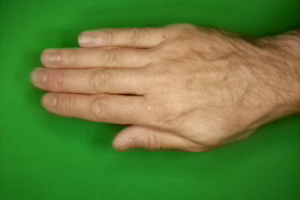
#> input picture sample/paper_1.png, 300 x 200 px; its folder holds only this picture in this run
$ python -i image_utils.py   (imports and definitions only)
#> lines starting #> are read from the running program, lines starting #| are printed output that depends on the picture
import cv2
import numpy as np
import glob
import matplotlib.pyplot as plt

from PIL import Image
from collections import Counter
from sklearn.preprocessing import LabelEncoder

def image_loader(image_path, resize=(64, 64)):
#> called with image_path = '../../sample/paper_1.png', resize = (64, 64)
    if image_path.split("/")[-1].split(".")[1].lower() == 'png':
        image = Image.open(image_path).convert('RGB')
#> image is the input picture: PIL image 300x200 RGB; mean R, G, B 96.6, 127, 58.1
        image = np.array(image)
    else:
        image = cv2.imread(image_path)
        image = cv2.cvtColor(image, cv2.COLOR_BGR2RGB)

    return np.divide(cv2.resize(image, resize), 255)
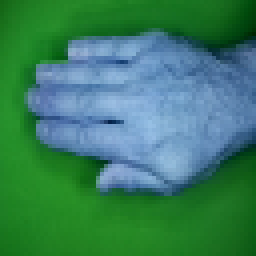
#> returned value: shape (64, 64, 3) float64 (shown 4 times larger); mean of channels 0, 1, 2 0.379, 0.498, 0.228; drawn as B, G, R

def show_image(image, label):
    plt.imshow(image)
    print("Corresponding label : {}".format(label))

# [72 lines left out: functions show_image_number, load_numpy_dataset, dataset_ratio_check, load_samples, show_classification_result, not called in this run]


>>> result = image_loader('../../sample/paper_1.png')

$ run again, on sample/paper_2.png
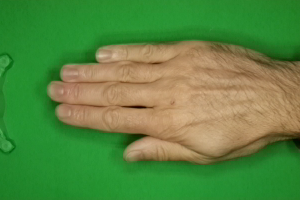
#> input picture sample/paper_2.png, 300 x 200 px
#> in image_loader, image is the input picture: PIL image 300x200 RGB; mean R, G, B 88.7, 135.2, 64.6
#> in image_loader, `return np.divide(cv2.resize(image, resize), 255)`:
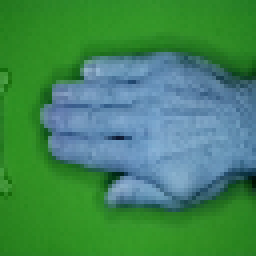
#> returned value: shape (64, 64, 3) float64 (shown 4 times larger); mean of channels 0, 1, 2 0.348, 0.53, 0.253; drawn as B, G, R

$ run again, on sample/rock_1.png
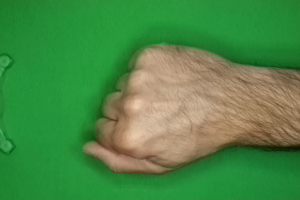
#> input picture sample/rock_1.png, 300 x 200 px
#> in image_loader, image is the input picture: PIL image 300x200 RGB; mean R, G, B 76, 137, 70.2
#> in image_loader, `return np.divide(cv2.resize(image, resize), 255)`:
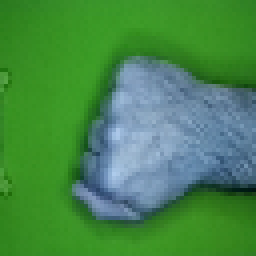
#> returned value: shape (64, 64, 3) float64 (shown 4 times larger); mean of channels 0, 1, 2 0.297, 0.537, 0.275; drawn as B, G, R
